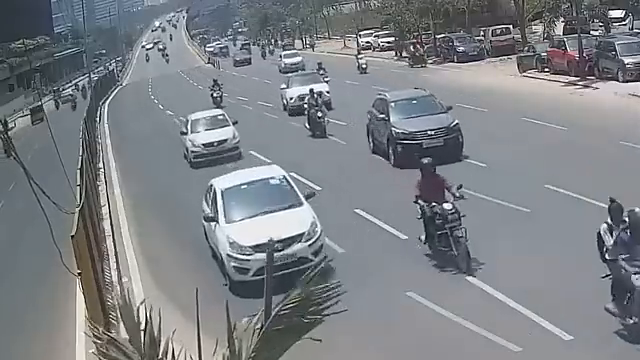
#> input picture frame 88 of sample.mp4, 640 x 360 px
$ python meanshift_tracker.py
#> lines starting #> are read from the running program, lines starting #| are printed output that depends on the picture; after the words box and inside, x2 and y2 are one past the last pixel; in counts of white or black regions, pixels touching at a corner belong together
# Python program to demonstrate
# meanshift


import numpy as np
import cv2


# read video
cap = cv2.VideoCapture('sample.mp4')

# retrieve the very first
# frame from the video
_, frame = cap.read()
#> frame is the input picture: shape (360, 640, 3); mean B, G, R 134.9, 130, 125.9

# set the region for the
# tracking window p, q, r, s
# put values according to yourself
p, q, r, s = 150, 150, 460, 100
track_window = (r, p, s, q)


# create the region of interest
r_o_i = frame[p:p + q, r:r + s]
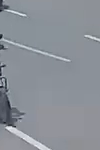
#> r_o_i: shape (150, 100, 3); mean B, G, R 152.1, 144.7, 139.4

# converting BGR to HSV format
hsv = cv2.cvtColor(frame, cv2.COLOR_BGR2HSV)
#> hsv: shape (360, 640, 3); mean H, S, V 94.5, 26.3, 136.5

# apply mask on the HSV frame
mask = cv2.inRange(hsv,
				np.array((0., 61., 33.)),
				np.array((180., 255., 255.)))
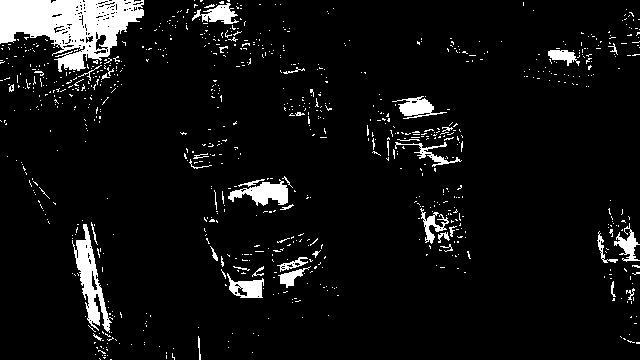
#> mask: shape (360, 640); 6.6% white; 859 white regions (814 under 20 px), largest, box (x1, y1, x2, y2) and area: (0, 0, 144, 72) 5891, (72, 224, 113, 333) 1491, (228, 179, 288, 206) 826

# get histogram for hsv channel
roi = cv2.calcHist([hsv], [0], mask,
				[180], [0, 180])
#> roi = 180 values, max 3399 at index 103, min 0 at index 1, mean 84.84

# normalize the retrieved values
cv2.normalize(roi, roi, 0, 255,
			cv2.NORM_MINMAX)

# termination criteria, either 15
# iteration or by at least 2 pt
termination = (cv2.TERM_CRITERIA_EPS |
			cv2.TERM_CRITERIA_COUNT
			, 15, 2 )

while(True):
	_, frame = cap.read()

	frame = cv2.resize(frame,
					(1280, 720),
					fx = 0,
					fy = 0,
					interpolation = cv2.INTER_CUBIC)
#> frame: shape (720, 1280, 3)

	# convert BGR to HSV format
	hsv = cv2.cvtColor(frame,
					cv2.COLOR_BGR2HSV)
#> hsv: shape (720, 1280, 3); mean H, S, V 94.6, 26.1, 136.5

	bp = cv2.calcBackProject([hsv],
							[0],
							roi,
							[0, 180],
							1)
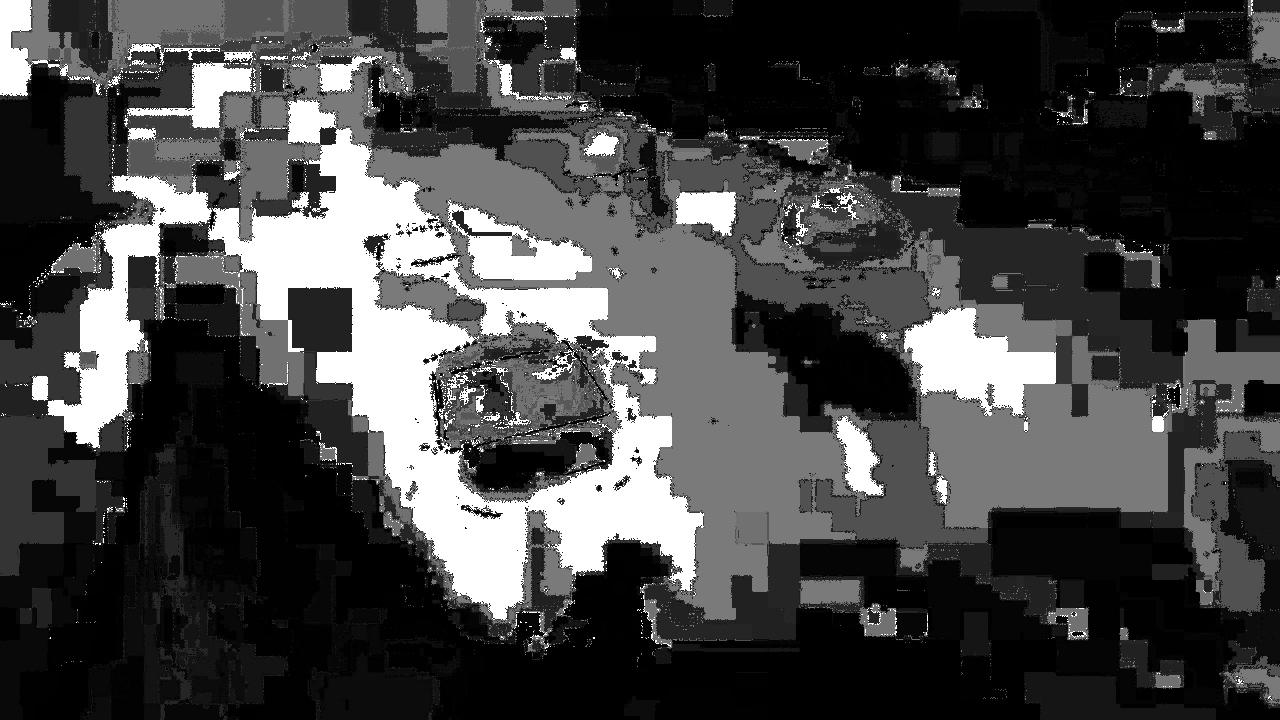
#> bp: shape (720, 1280); min 0, max 255, mean 68.4

	# applying meanshift to get the new region
	_, track_window = cv2.meanShift(bp,
									track_window,
									termination)
#> track_window = (463, 198, 100, 150)

	# Draw track window on the frame
	x, y, w, h = track_window
#> x = 463; y = 198; w = 100; h = 150
	vid = cv2.rectangle(frame, (x, y),
						(x + w, y + h),
						255, 2)
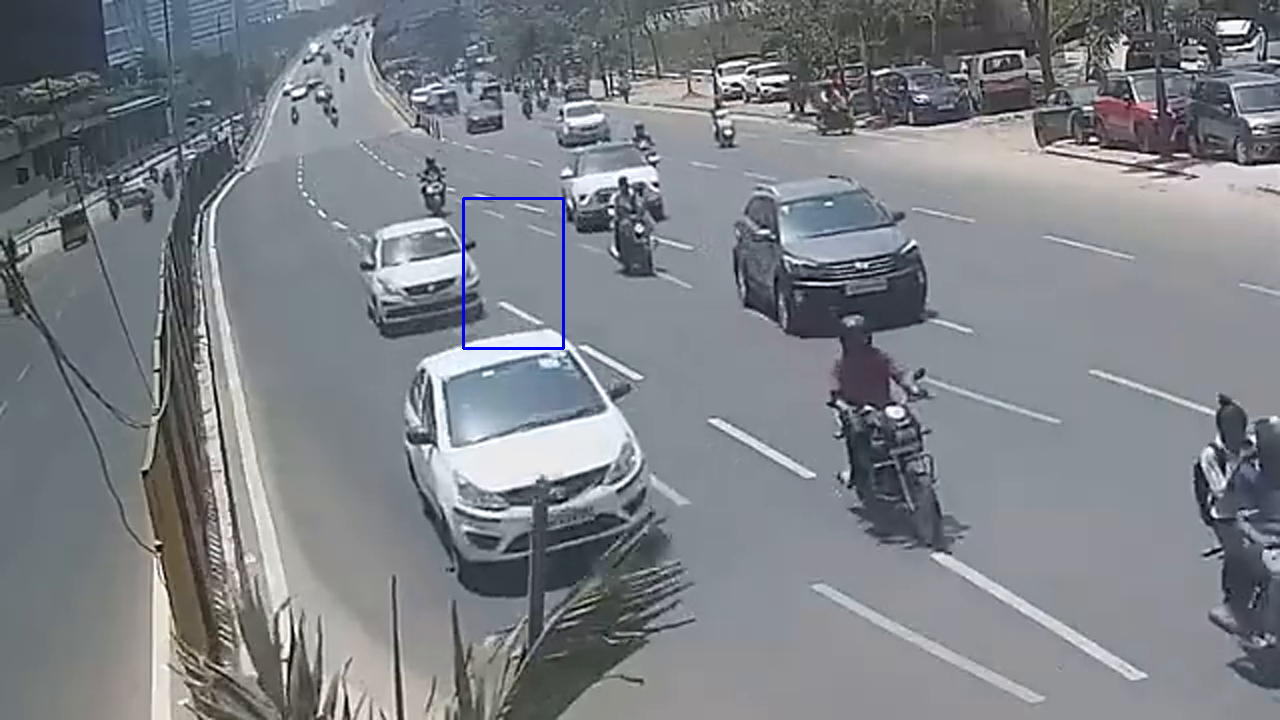
#> vid: shape (720, 1280, 3); mean B, G, R 135, 129.7, 125.7

	# show results
	cv2.imshow('tracker', vid)

	k = cv2.waitKey(1) & 0xff
#> (key q is pressed here)
	if k == ord('q'):
		break

# release cap object
cap.release()

# destroy all opened windows
cv2.destroyAllWindows()

$ run again, starting later in the video
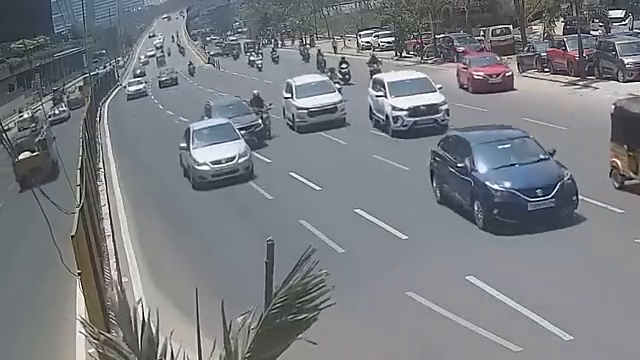
#> input picture frame 399 of sample.mp4, 640 x 360 px
#> frame is the input picture: shape (360, 640, 3); mean B, G, R 130.5, 125.5, 121.8
#> `mask = cv2.inRange(hsv, np.array((0., 61., 33.)), np.array((180., 255...`:
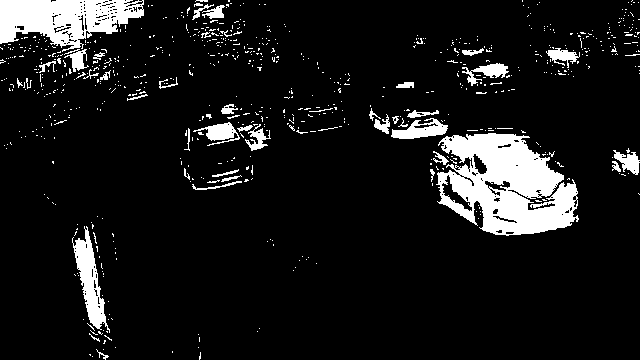
#> mask: shape (360, 640); 9.6% white; 741 white regions (694 under 20 px), largest, box (x1, y1, x2, y2) and area: (436, 133, 579, 236) 9168, (0, 0, 144, 52) 4626, (72, 226, 110, 333) 1516
#> roi = 180 values, max 4078 at index 107, min 0 at index 1, mean 123.1
#> frame: shape (720, 1280, 3)
#> `bp = cv2.calcBackProject([hsv], [0], roi, [0, 180], 1)`:
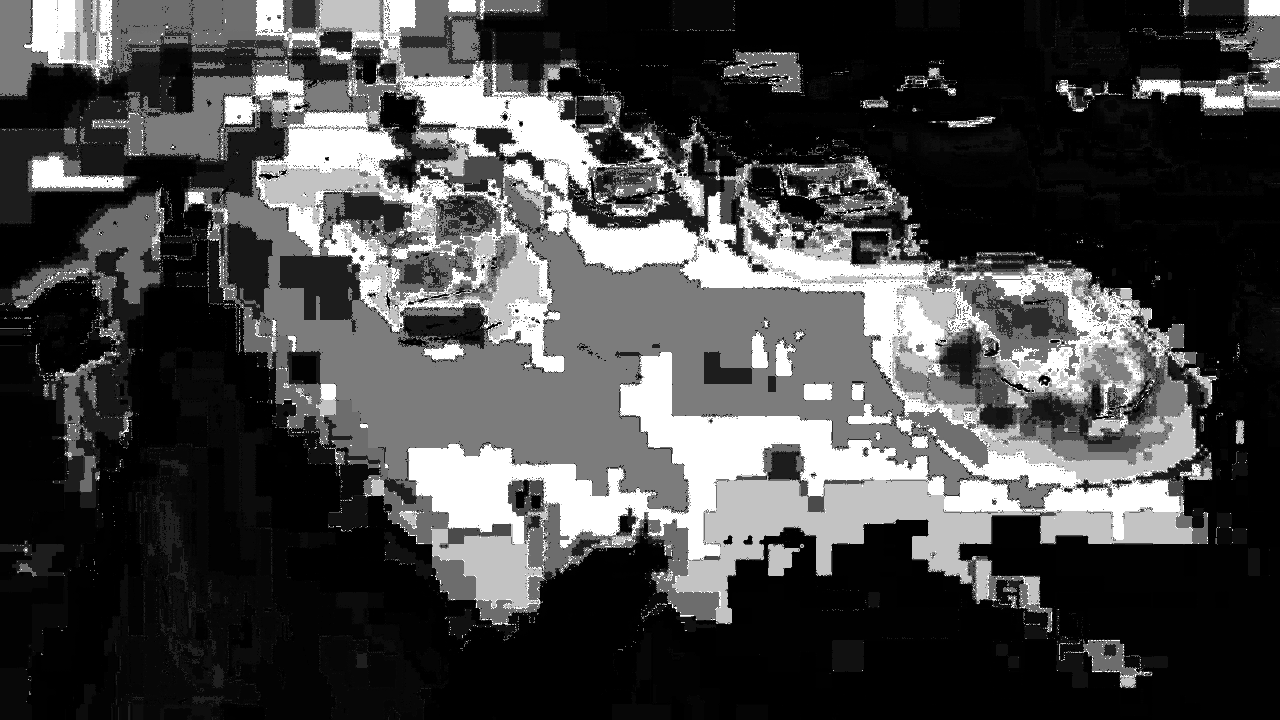
#> bp: shape (720, 1280); min 0, max 255, mean 71.9
#> track_window = (477, 183, 100, 150)
#> x = 477; y = 183; w = 100; h = 150

$ run again, starting later in the video
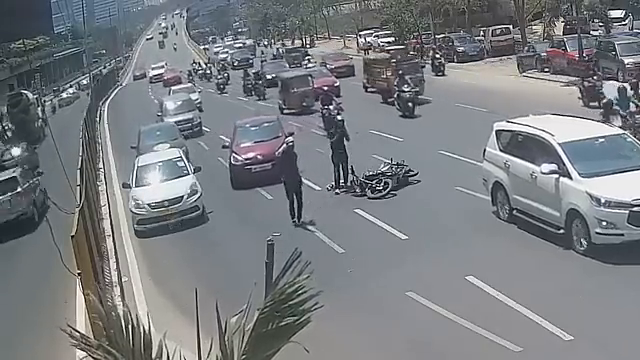
#> input picture frame 710 of sample.mp4, 640 x 360 px
#> frame is the input picture: shape (360, 640, 3); mean B, G, R 130.1, 125.9, 122.3
#> `mask = cv2.inRange(hsv, np.array((0., 61., 33.)), np.array((180., 255...`:
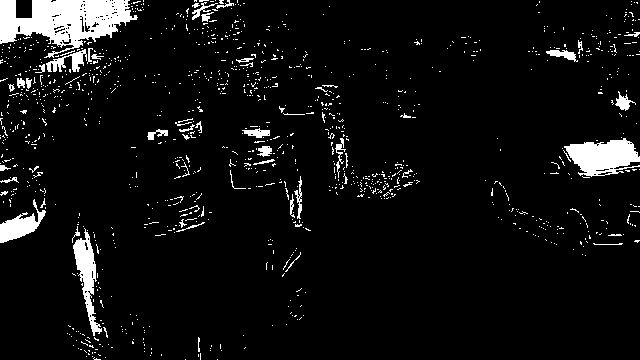
#> mask: shape (360, 640); 6.2% white; 1149 white regions (1092 under 20 px), largest, box (x1, y1, x2, y2) and area: (0, 0, 138, 58) 4448, (564, 138, 640, 177) 1894, (73, 228, 102, 336) 1139
#> roi = 180 values, max 2913 at index 103, min 0 at index 1, mean 79.83
#> frame: shape (720, 1280, 3)
#> `bp = cv2.calcBackProject([hsv], [0], roi, [0, 180], 1)`:
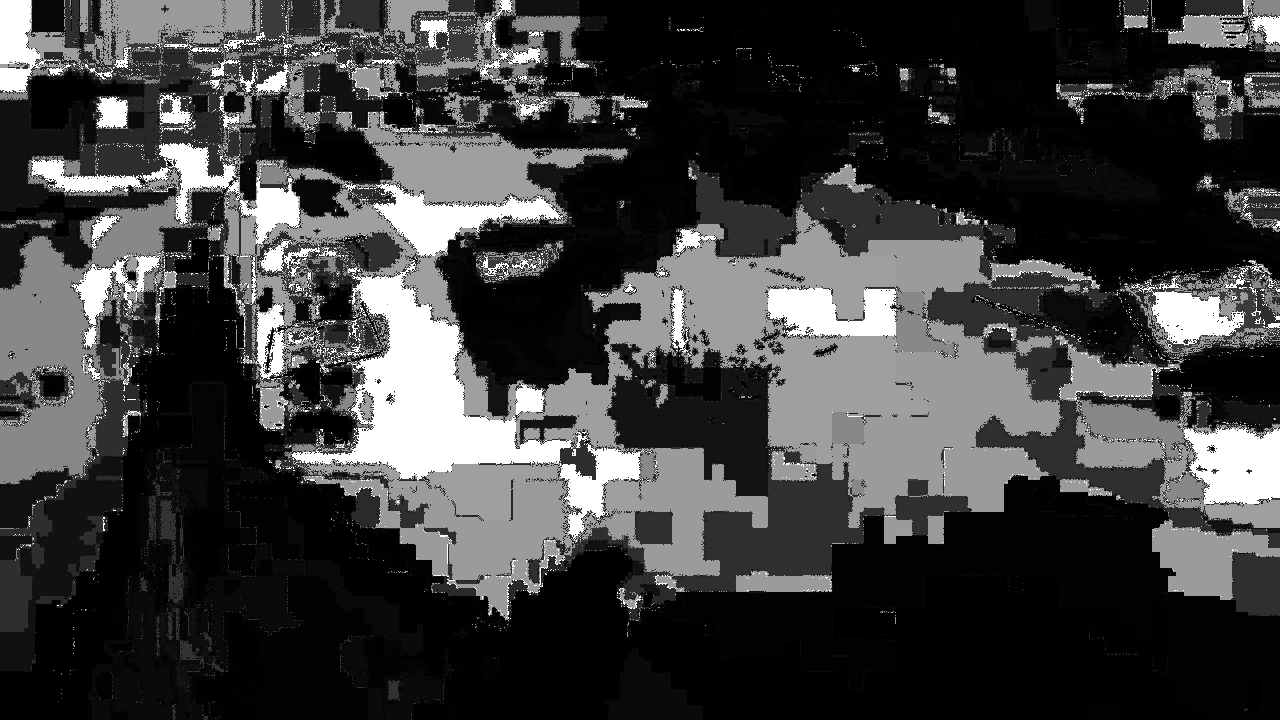
#> bp: shape (720, 1280); min 0, max 255, mean 62.8
#> track_window = (385, 123, 100, 150)
#> x = 385; y = 123; w = 100; h = 150
